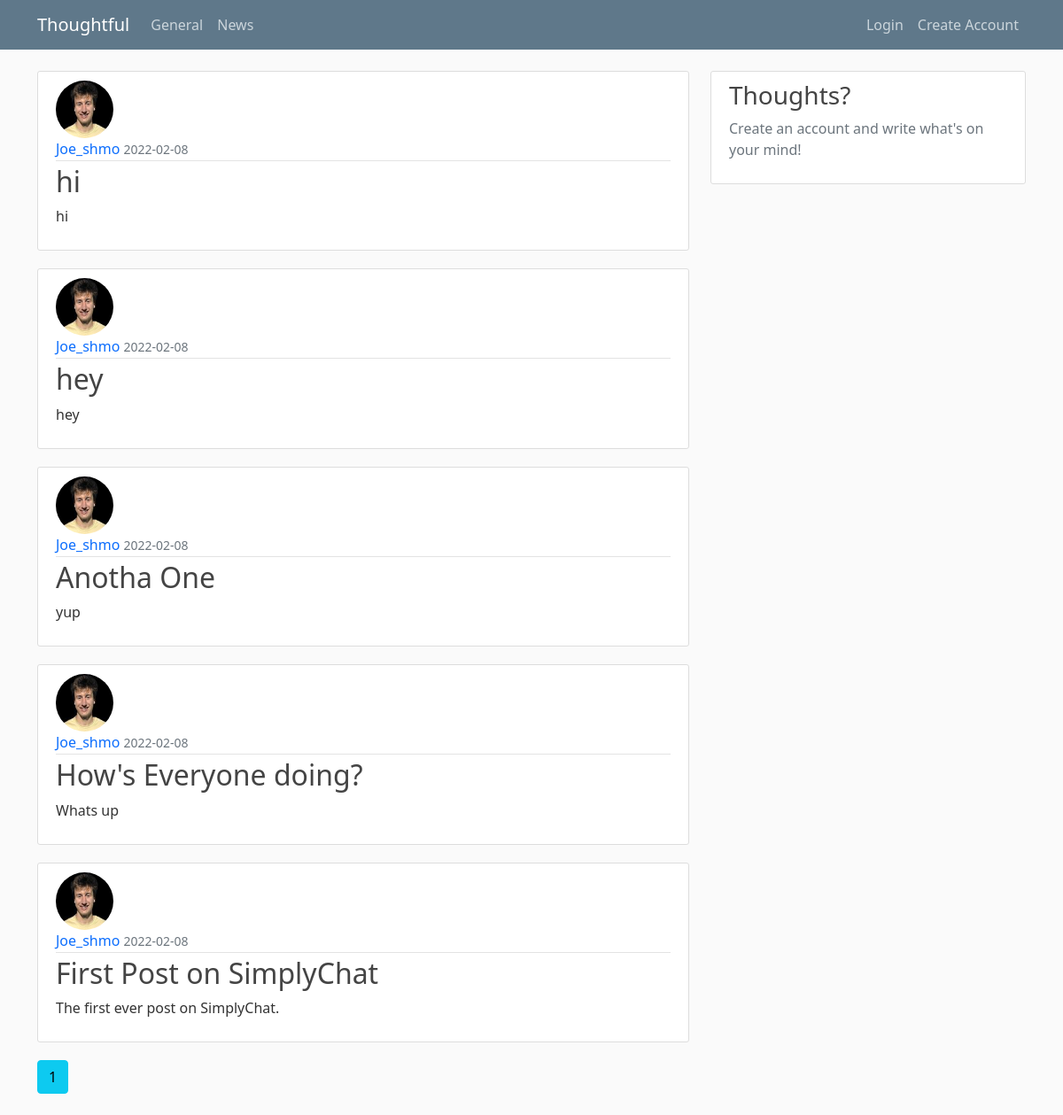
The app's page /, older data.
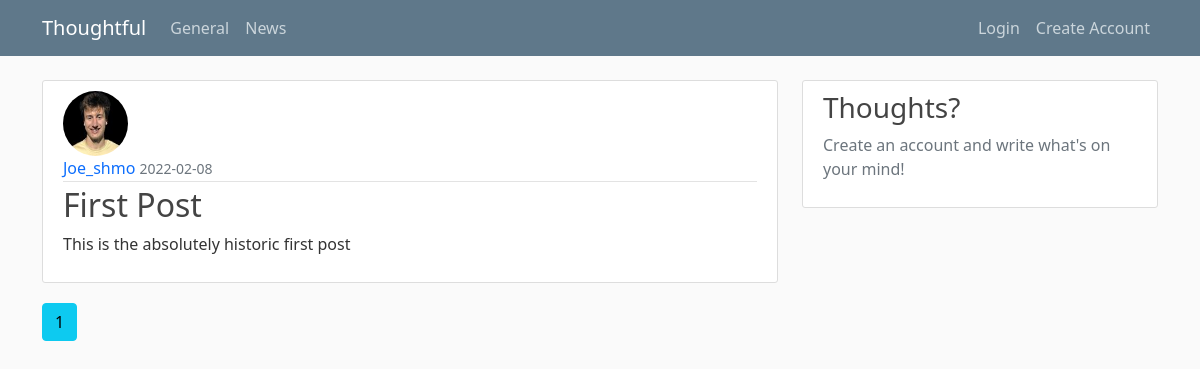
The same page, newer data.
### App/models.py (models this page shows, shortened)
class Post(db.Model):
     id = db.Column(db.Integer, primary_key = True)
     title = db.Column(db.String(100), nullable = False)
     date_posted = db.Column(db.DateTime, nullable = False, default = datetime.utcnow)
     content = db.Column(db.Text, nullable = False)
     user_id = db.Column(db.Integer, db.ForeignKey('user.id'), nullable = False)

class User(db.Model, UserMixin):
    id = db.Column(db.Integer, primary_key = True)
    username = db.Column(db.String(20), unique = True, nullable = False)
    email = db.Column(db.String(100), unique = True, nullable = False)
    image_file = db.Column(db.String(20), nullable = False, default = 'default.jpg')
    password = db.Column(db.String(60), nullable = False)
    posts = db.relationship('Post', backref = 'author', lazy = True)

### App/main/routes.py (the view)
@main.route("/home")
@main.route("/")
def home():
    page = request.args.get('page', 1, type=int)
    posts = Post.query.order_by(Post.date_posted.desc()).paginate(page=page, per_page = 5)
    return render_template('home.html', posts=posts)

### App/templates/home.html (shortened to what this page needs)
{% extends 'layout.html' %}
{% block content %}
    {% for post in posts.items %}
    <article class="media content-section">
        <img class="rounded-circle article-img" src="{{ url_for('static', filename='profile_pics/' + post.author.image_file) }}">
        <div class="media-body">
          <div class="article-metadata">
            <a class="mr-2" style = "text-decoration: none" href="{{ url_for('users.user_posts', username=post.author.username) }}">{{ post.author.username }}</a>
            <small class="text-muted">{{ post.date_posted.strftime('%Y-%m-%d') }}</small>
          </div>
          <h2><a class="article-title" href="{{ url_for('posts.post', post_id=post.id) }}">{{ post.title }}</a></h2>
          <p class="article-content">{{ post.content }}</p>
        </div>
      </article>
    {% endfor %}
    {% for page_num in posts.iter_pages(left_edge=1, right_edge=1, left_current=1, right_current=2) %}
      {% if page_num %}
        {% if posts.page == page_num %}
          <a class="btn btn-info mb-4" href="{{ url_for('main.home', page=page_num) }}">{{ page_num }}</a>
        {% else %}
          <a class="btn btn-outline-info mb-4" href="{{ url_for('main.home', page=page_num) }}">{{ page_num }}</a>
        {% endif %}
      {% endif %}
      {% endfor %}
{% endblock content %}
{% block news %}
<div class="col-md-4">
    <div class="content-section">
      <h3>Thoughts?</h3>
      <p class='text-muted'>Create an account and write what's on your mind!
      </p>
</div>
{% endblock news %}

Row changes from the older to the newer data that the page shows:
removed Post: image_file (picture), author.username "Joe_shmo", date_posted "2022-02-08", title "hi", content "hi"
removed Post: image_file (picture), author.username "Joe_shmo", date_posted "2022-02-08", title "hey", content "hey"
removed Post: image_file (picture), author.username "Joe_shmo", date_posted "2022-02-08", title "Anotha One", content "yup"
removed Post: image_file (picture), author.username "Joe_shmo", date_posted "2022-02-08", title "How's Everyone doing?", content "Whats up"
changed Post "Joe_shmo": title "First Post on SimplyChat" → "First Post"; content "The first ever post on SimplyChat." → "This is the absolutely historic first post"
